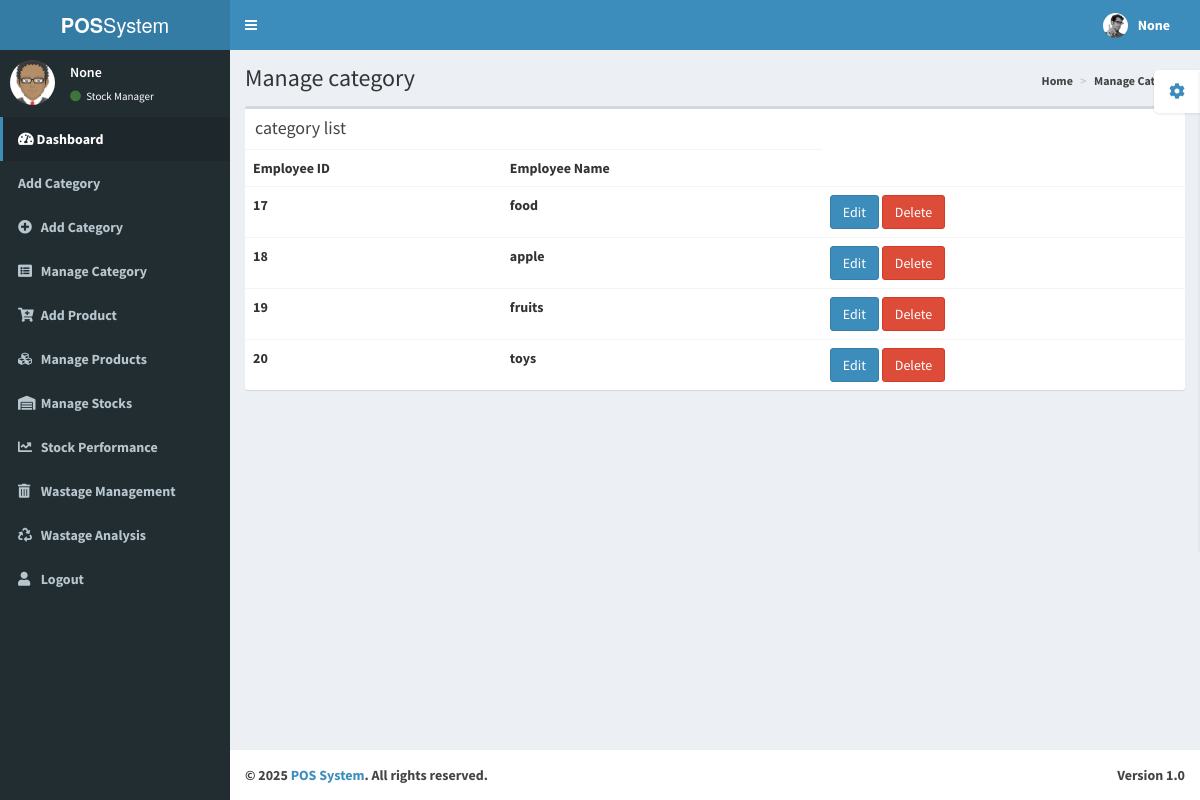
The app's page /managecategory/ with its own data.
### stockmanager/models.py (models this page shows, shortened)
class category(models.Model):
    category=models.CharField(max_length=60)

### stockmanager/views.py (the view)
# urls.py: path('managecategory/',s_views.mcategory,name='mcategory'),
def mcategory(request):
    ename = request.session.get('ename')
    email = request.session.get('email')
    user_id = request.session.get('id')
    username = request.session.get('username')
    context = {
        'ename': ename,
        'email': email,
        'user_id': user_id,
        'username': username,
    }
    categories = category.objects.all().order_by('id')  # Display categories in descending order of ID
    return render(request, 'managecategory.html', {'categories': categories, **context})

### templates/managecategory.html (shortened to what this page needs)
<!DOCTYPE html>
<html>
  <head>
    {% load static %}
    <link href="{% static 'adminp/bootstrap/css/bootstrap.min.css' %}" rel="stylesheet" type="text/css" />
    <link href="https://maxcdn.bootstrapcdn.com/font-awesome/4.3.0/css/font-awesome.min.css" rel="stylesheet" type="text/css" />
    <link href="http://code.ionicframework.com/ionicons/2.0.0/css/ionicons.min.css" rel="stylesheet" type="text/css" />
    <link href="{% static 'adminp/dist/css/AdminLTE.min.css' %}" rel="stylesheet" type="text/css" />
    <link href="{% static 'adminp/dist/css/skins/_all-skins.min.css' %}" rel="stylesheet" type="text/css" />
    <link rel="stylesheet" href="https://cdnjs.cloudflare.com/ajax/libs/font-awesome/5.15.4/css/all.min.css">
    <link rel="stylesheet" href="https://code.ionicframework.com/ionicons/2.0.1/css/ionicons.min.css">
  </head>
  <body class="skin-blue">
    <div class="wrapper">
      <header class="main-header">
        <a href="../../index2.html" class="logo"><b>POS</b>System</a>
        <nav class="navbar navbar-static-top" role="navigation">
          <a href="#" class="sidebar-toggle" data-toggle="offcanvas" role="button">
          </a>
          <div class="navbar-custom-menu">
            <ul class="nav navbar-nav">
              <li class="dropdown user user-menu">
                <a href="#" class="dropdown-toggle" data-toggle="dropdown">
                  <img src="{% static 'adminp/dist/img/user2-160x160.jpg' %}" class="user-image" alt="User Image"/>
                  <span class="hidden-xs"><b>{{username}}</span>
                </a>
              </li>
            </ul>
          </div>
        </nav>
      </header>
      <div class="content-wrapper">
        <section class="content-header">
          <h1>Manage category</h1>
          <ol class="breadcrumb">
            <li><a href="#"><i class="fa fa-dashboard"></i> Home</a></li>
            <li><a href="#">Manage Category</a></li>
          </ol>
        </section>
        <aside class="main-sidebar">
          <section class="sidebar">
            <div class="user-panel">
              <div class="pull-left image">
                {% load static%}
                <img src="{% static 'adminp/dist/img/avatar.png' %}" class="img-circle" alt="User Image" />
              </div>
              <div class="pull-left info">
                <p>{{ename}}</p>
                <a href="#"><i class="fa fa-circle text-success"></i> Stock Manager</a>
              </div>
            </div>
            <ul class="sidebar-menu">
              <li class="active treeview">
                <a href="#">
                  <i class="fas fa-tachometer-alt"></i><span>   Dashboard</span>
                </a>
              </li>
              <li class="treeview">
                <a href="{%  url 'addcategory' %}">
                  <span>Add Category</span>
                </a>
              </li>
              <li>
                <li class="treeview">
                  <a href="{% url 'addcategory' %}">
                    <i class="fa fa-plus-circle"></i>
                    <span>Add Category</span>
                  </a>
                </li>
                <li>
                  <a href="{% url 'mcategory' %}">
                    <i class="fa fa-list-alt"></i>
                    <span>Manage Category</span>
                  </a>
                </li>
                <li>
                  <a href="{% url 'add_product' %}">
                    <i class="fa fa-cart-plus"></i>
                    <span>Add Product</span>
                  </a>
                </li>
                <li>
                  <a href="{% url 'manage_product' %}">
                    <i class="fa fa-cubes"></i>
                    <span>Manage Products</span>
                  </a>
                </li>
                <li>
                  <a href="{% url 'manage_stock' %}">
                    <i class="fa fa-warehouse"></i>
                    <span>Manage Stocks</span>
                  </a>
                </li>
                <li>
                  <a href="{% url 'stock_performance' %}">
                    <i class="fa fa-chart-line"></i>
                    <span>Stock Performance</span>
                  </a>
                </li>
                <li>
                  <a href="{% url 'wastage_management' %}">
                    <i class="fa fa-trash-alt"></i>
                    <span>Wastage Management</span>
                  </a>
                </li>
                <li>
                  <a href="{% url 'wastage_report' %}">
                    <i class="fa fa-recycle"></i>
                    <span>Wastage Analysis</span>
                  </a>
                </li>
                <li>
                  <a href="{% url 'logout' %}">
                    <i class="fa fa-user"></i>
                    <span>Logout</span>
                  </a>
                </li>
            </ul>
          </section>
        </aside>
        <section class="content">
          <div class="row">
            <div class="col-xs-12">
              <div class="box">
                <div class="box-header">
                  <h3 class="box-title">category list</h3>
                </div>
                <div class="box-body table-responsive no-padding">
                  <table class="table table-hover">
                    <tr>
                        <th>Employee ID</th>
                        <th>Employee Name</th>
                    </tr>
                    {% for category in categories %}
                    <tr>
                      <td>{{ category.id }}</td>
                      <td>{{ category.category }}</td>
                      <td>
                        <a href="{% url 'edit_category' category.id %}">
                          <button class="btn btn-primary">Edit</button>
                        </a>
                        <a href="{% url 'delete_category' category.id %}">
                          <button class="btn btn-danger">Delete</button>
                        </a>
                      </td>
                    </tr>
                    {% endfor %}
                  </table>
                </div>
              </div>
            </div>
          </div>
        </section>
      </div>
      <footer class="main-footer">
        <div class="pull-right hidden-xs">
          <b>Version</b> 1.0
        </div>
        <strong>&copy; 2025<a href="http://almsaeedstudio.com">  <span> POS System</span></span></a>.</strong> All rights reserved.
      </footer>
    </div>
  </body>
</html>

### records on screen
category: id "17", category "food"
category: id "18", category "apple"
category: id "19", category "fruits"
category: id "20", category "toys"

### other values on screen
{{ username }} "None"
{{ ename }} "None"
